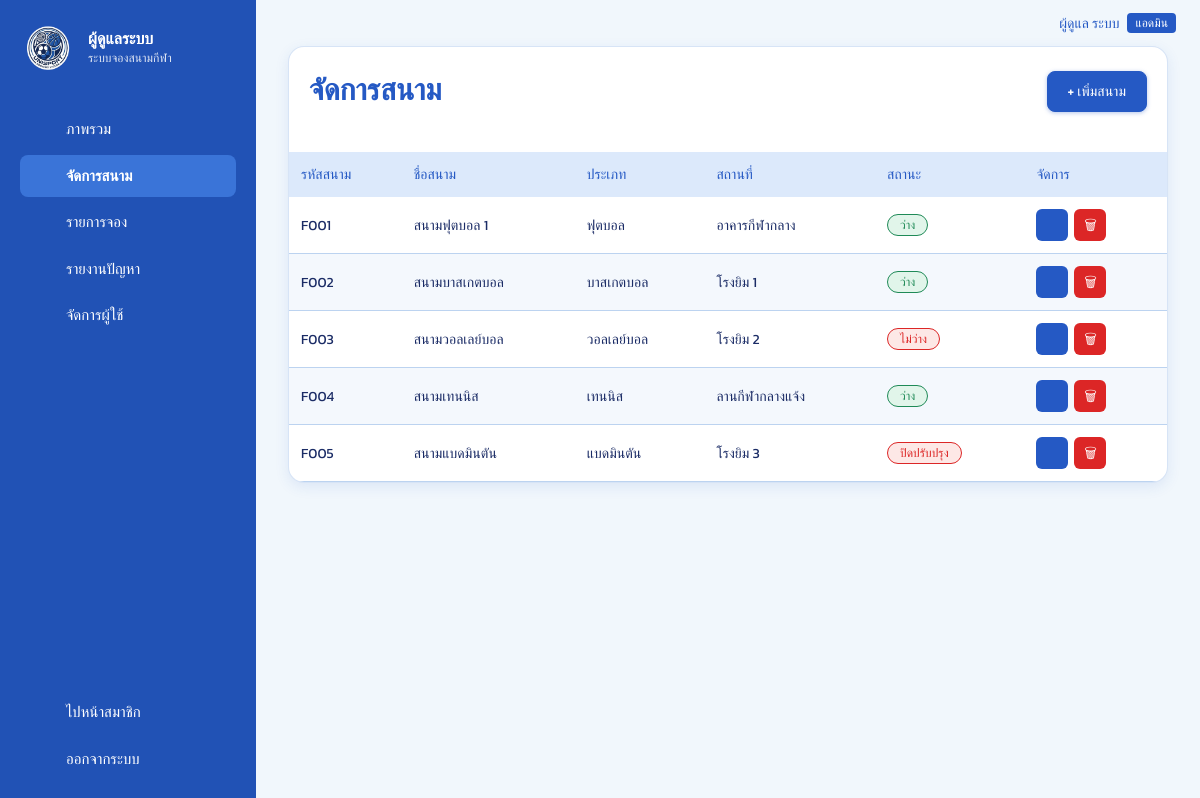
Screenshot of /admin/fields.php (signed in) with the database file from the repository.
### tables this page shows
CREATE TABLE IF NOT EXISTS `users` (
  `id`            INT UNSIGNED NOT NULL AUTO_INCREMENT,
  `member_code`   VARCHAR(30)  DEFAULT NULL,
  `first_name`    VARCHAR(60)  NOT NULL,
  `last_name`     VARCHAR(60)  NOT NULL DEFAULT '',
  `email`         VARCHAR(255) NOT NULL,
  `username`      VARCHAR(30)  DEFAULT NULL,
  `phone`         VARCHAR(20)  DEFAULT NULL,
  `avatar_url`    VARCHAR(500) DEFAULT NULL,
  `password_hash` VARCHAR(255) NOT NULL,
  `role`          ENUM('user','admin') NOT NULL DEFAULT 'user',
  `created_at`    TIMESTAMP NOT NULL DEFAULT CURRENT_TIMESTAMP,
  PRIMARY KEY (`id`),
  UNIQUE KEY `uq_users_email` (`email`),
  UNIQUE KEY `uq_users_username` (`username`),
  KEY `idx_users_role` (`role`)
);

CREATE TABLE IF NOT EXISTS `fields` (
  `id`          INT UNSIGNED NOT NULL AUTO_INCREMENT,
  `code`        VARCHAR(10)  NOT NULL,
  `name`        VARCHAR(80)  NOT NULL,
  `sport_type`  VARCHAR(40)  NOT NULL,
  `location`    VARCHAR(120) DEFAULT NULL,
  `description` TEXT DEFAULT NULL,
  `image_url`   VARCHAR(500) DEFAULT NULL,
  `facilities`  VARCHAR(255) NOT NULL DEFAULT '',    
  `status`      ENUM('available','unavailable','maintenance') NOT NULL DEFAULT 'available',
  `created_at`  TIMESTAMP NOT NULL DEFAULT CURRENT_TIMESTAMP,
  PRIMARY KEY (`id`),
  UNIQUE KEY `uq_fields_code` (`code`)
);

### admin/fields.php (the view, shortened to what this page needs)
<?php
require __DIR__ . '/../includes/bootstrap.php';
require __DIR__ . '/../includes/layout.php';
require_admin();
$fields = fetch_all('SELECT * FROM fields ORDER BY code');
$next = 'F' . str_pad((string)((int)fetch_val('SELECT COUNT(*) FROM fields') + 1), 3, '0', STR_PAD_LEFT);
shell_start('จัดการสนาม', 'fields', true);
?>
<div class="card" style="overflow:hidden">
  <div class="pad">
    <?php page_title('จัดการสนาม', '', '<button class="btn" type="button" data-field-add data-code="' . h($next) . '">+ เพิ่มสนาม</button>'); ?>
  </div>
  <div class="table-wrap">
    <table class="table">
      <thead><tr><th>รหัสสนาม</th><th>ชื่อสนาม</th><th>ประเภท</th><th>สถานที่</th><th>สถานะ</th><th>จัดการ</th></tr></thead>
      <tbody>
      <?php foreach ($fields as $f): ?>
        <tr class="pressable">
          <td><?= h($f['code']) ?></td><td><?= h($f['name']) ?></td><td><?= h($f['sport_type']) ?></td><td><?= h($f['location'] ?: '-') ?></td>
          <td><?= pill(FIELD_STATUS, $f['status']) ?></td>
          <td><div class="actions">
            <button type="button" class="icon-btn icon-primary" title="แก้ไข" data-field-edit
              data-id="<?= (int)$f['id'] ?>" data-code="<?= h($f['code']) ?>" data-name="<?= h($f['name']) ?>" data-sport="<?= h($f['sport_type']) ?>"
              data-location="<?= h($f['location']) ?>" data-description="<?= h($f['description']) ?>" data-status="<?= h($f['status']) ?>"
              data-image="<?= h($f['image_url']) ?>" data-image-preview="<?= h(img_url($f['image_url'])) ?>" data-facilities="<?= h($f['facilities']) ?>"><?= nav_icon('edit') ?></button>
            <form method="post" class="inline" data-confirm="ลบ &quot;<?= h($f['name']) ?>&quot;? การจองของสนามนี้จะถูกลบด้วย">
              <button class="icon-btn icon-bad" title="ลบ" type="submit">🗑</button>
            </form>
          </div></td>
        </tr>
      <?php endforeach; ?>
      </tbody>
    </table>
  </div>
</div>
<?php shell_end();

### includes/layout.php (shortened to what this page needs)
<?php
function asset(string $p): string
{
    $file = ROOT_DIR . '/assets/' . ltrim($p, '/');
    return url('assets/' . ltrim($p, '/')) . (is_file($file) ? '?v=' . filemtime($file) : '');
}
function page_head(string $title, string $bodyClass = ''): void
{
    ?>
<!doctype html>
<html lang="th">
<head>
<link rel="stylesheet" href="<?= h(asset('css/style.css')) ?>">
</head>
<body class="<?= h($bodyClass) ?>">
<?php
}
function page_foot(): void
{
    ?>
</body>
</html>
<?php
}
function brand(string $title = APP_NAME, string $sub = 'มหาวิทยาลัย'): string
{
  return '<div class="brand"><img class="brand-logo" src="' . h(asset('logo.png')) . '" alt="โลโก้"><div class="brand-text"><div class="brand-title">'
        . h($title) . '</div><div class="brand-sub">' . h($sub) . '</div></div></div>';
}
function nav_icon(string $name): string
{
  return '<svg class="side-icon" aria-hidden="true" viewBox="0 0 24 24">' . ($paths[$name] ?? '') . '</svg>';
}
function admin_nav(): array
{
    return [
    'overview' => ['admin/index.php', 'overview', 'ภาพรวม'],
    'fields'   => ['admin/fields.php', 'pin', 'จัดการสนาม'],
    'bookings' => ['admin/bookings.php', 'calendar', 'รายการจอง'],
    'reports'  => ['admin/reports.php', 'alert', 'รายงานปัญหา'],
    'users'    => ['admin/users.php', 'users', 'จัดการผู้ใช้'],
    ];
}
function shell_start(string $title, string $active, bool $admin = false): void
{
    $u   = current_user();
    $nav = $admin ? admin_nav() : member_nav();
    page_head($title);
    ?>
<div class="shell">
  <aside class="sidebar" id="sidebar">
    <?= brand($admin ? 'ผู้ดูแลระบบ' : APP_NAME, $admin ? APP_NAME : 'มหาวิทยาลัย') ?>
    <nav class="side-nav">
      <?php foreach ($nav as $key => [$href, $icon, $label]): ?>
        <a href="<?= h(url($href)) ?>" class="side-link pressable <?= $key === $active ? 'active' : '' ?>"><span class="ico"><?= nav_icon($icon) ?></span> <?= h($label) ?></a>
      <?php endforeach; ?>
    </nav>
    <div class="side-bottom">
      <?php if ($u && $u['role'] === 'admin'): ?>
        <a class="side-link" href="<?= h(url($admin ? 'dashboard.php' : 'admin/index.php')) ?>"><span class="ico"><?= nav_icon('shield') ?></span> <?= $admin ? 'ไปหน้าสมาชิก' : 'หน้าผู้ดูแลระบบ' ?></a>
      <?php endif; ?>
      <form method="post" action="<?= h(url('logout.php')) ?>">
        <button class="side-link side-btn" type="submit"><span class="ico"><?= nav_icon('logout') ?></span> ออกจากระบบ</button>
      </form>
    </div>
  </aside>
  <main class="main">
    <header class="topbar">
      <div class="topbar-user">
        <?php if (!empty($u['avatar_url'])): ?>
          <img class="avatar-sm" src="<?= h(img_url($u['avatar_url'])) ?>" alt="" onerror="this.remove()">
        <?php else: ?><span class="ico"><?= nav_icon('user') ?></span><?php endif; ?>
        <?= h(user_name($u) ?: ($u['email'] ?? '')) ?>
        <?php if ($u && $u['role'] === 'admin'): ?><span class="badge-admin">แอดมิน</span><?php endif; ?>
      </div>
    </header>
    <div class="content">
<?php
}
function shell_end(): void
{
    echo "    </div>\n  </main>\n</div>\n";
    page_foot();
}
function page_title(string $title, string $sub = '', string $actionHtml = ''): void
{
    echo '<div class="page-title"><div><h1>' . h($title) . '</h1>'
        . ($sub !== '' ? '<p class="muted">' . $sub . '</p>' : '')
        . '</div>' . $actionHtml . '</div>';
}

### includes/bootstrap.php (shortened to what this page needs)
<?php
function url(string $path = ''): string
{
    return BASE_URL . '/' . ltrim($path, '/');
}
function h(mixed $s): string
{
    return htmlspecialchars((string)($s ?? ''), ENT_QUOTES | ENT_SUBSTITUTE, 'UTF-8');
}
function db(): PDO
{
    static $pdo = null;
    if ($pdo instanceof PDO) {
        return $pdo;
    }
    $dsn = sprintf('mysql:host=%s;port=%d;dbname=%s;charset=utf8mb4', DB_HOST, DB_PORT, DB_NAME);
    try {
        $pdo = new PDO($dsn, DB_USER, DB_PASS, [
            PDO::ATTR_ERRMODE            => PDO::ERRMODE_EXCEPTION,
            PDO::ATTR_DEFAULT_FETCH_MODE => PDO::FETCH_ASSOC,
            PDO::ATTR_EMULATE_PREPARES   => false,
            PDO::MYSQL_ATTR_INIT_COMMAND => "SET NAMES utf8mb4, time_zone = '+07:00'",
        ]);
    } catch (PDOException $e) {
        error_log('DB connect failed: ' . $e->getMessage());
        $unknownDb = (int)$e->getCode() === 1049;
        $msg  = '<p>เชื่อมต่อฐานข้อมูลไม่สำเร็จ</p><ol>';
        $msg .= '<li>เปิด <b>XAMPP Control Panel</b> แล้วกด <b>Start</b> ที่ <b>MySQL</b></li>';
        $msg .= $unknownDb
            ? '<li>ยังไม่มีฐานข้อมูล <code>' . h(DB_NAME) . '</code> — เปิด <a href="' . h(url('install.php')) . '">install.php</a> หรือ import ไฟล์ <code>database.sql</code> ใน phpMyAdmin</li>'
            : '<li>ตรวจค่า <code>DB_HOST / DB_PORT / DB_USER / DB_PASS</code> ในไฟล์ <code>includes/config.php</code></li>';
        $msg .= '</ol>' . (APP_DEBUG ? '<p><code>' . h($e->getMessage()) . '</code></p>' : '');
        fatal_page('เชื่อมต่อฐานข้อมูลไม่ได้', $msg);
    }
    return $pdo;
}
function q(string $sql, array $params = []): PDOStatement
{
    $st = db()->prepare($sql);
    $st->execute($params);
    return $st;
}
function fetch_all(string $sql, array $params = []): array { return q($sql, $params)->fetchAll(); }
function fetch_one(string $sql, array $params = []): ?array { $r = q($sql, $params)->fetch(); return $r === false ? null : $r; }
function current_user(bool $refresh = false): ?array
{
    static $cache = false;
    if ($cache !== false) {
        return $cache;
    }
    $id = (int)($_SESSION['uid'] ?? 0);
    $cache = $id ? fetch_one('SELECT * FROM users WHERE id = ?', [$id]) : null;
    return $cache;
}
function user_name(?array $u): string
{
    return $u ? trim($u['first_name'] . ' ' . $u['last_name']) : '';
}
function require_admin(): array
{
    $u = current_user();
    return $u;
}
function pill(array $map, string $key): string
{
    [$label, $tone] = $map[$key] ?? [$key, 'warn'];
    return '<span class="pill pill-' . h($tone) . '">' . h($label) . '</span>';
}
function img_url(?string $v): string
{
    $v = (string)$v;
    return preg_match('#^https?://#i', $v) ? $v : url($v);
}

### rows the page displays
users: user_name($u) ?: ($u['email'] ?? '') "ผู้ดูแล ระบบ"
fields: code "F001", name "สนามฟุตบอล 1", sport_type "ฟุตบอล", location "อาคารกีฬากลาง", label "ว่าง"
fields: code "F002", name "สนามบาสเกตบอล", sport_type "บาสเกตบอล", location "โรงยิม 1", label "ว่าง"
fields: code "F003", name "สนามวอลเลย์บอล", sport_type "วอลเลย์บอล", location "โรงยิม 2", label "ไม่ว่าง"
fields: code "F004", name "สนามเทนนิส", sport_type "เทนนิส", location "ลานกีฬากลางแจ้ง", label "ว่าง"
fields: code "F005", name "สนามแบดมินตัน", sport_type "แบดมินตัน", location "โรงยิม 3", label "ปิดปรับปรุง"

### other values shown
$title "ผู้ดูแลระบบ"
$sub "ระบบจองสนามกีฬา"
$label "ภาพรวม"
$label "จัดการสนาม"
$label "รายการจอง"
$label "รายงานปัญหา"
$label "จัดการผู้ใช้"
$title "จัดการสนาม"
$actionHtml "+ เพิ่มสนาม"
